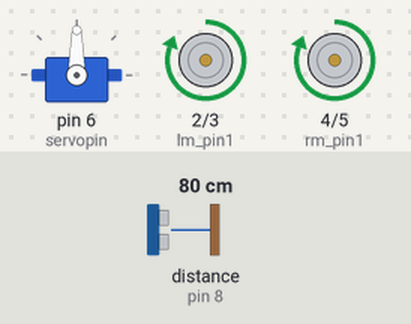
The sketch below on a simulated Arduino Uno, built with avr-gcc and run on an emulated ATmega328P. On the bench: servo, motor-driver pin pairs drawn as motors (green arrow = first pin HIGH = forward, orange = second pin HIGH = backward, longer = more drive). Wiring (inferred from the names in the program): ultrasonic range finder: trigger pin 7; echo pin 8. The test bench sets the inputs (shaded band); at power-on: distance to the obstacle (sensor on pin 8) 80 cm. The echo pulse lasts 58.3 µs per cm.

Above: at 3.2 s.
3.3 s: distance to the obstacle (sensor on pin 8) set to 12 cm
4.8 s: distance to the obstacle (sensor on pin 8) set to 9 cm
At 6.4 s:
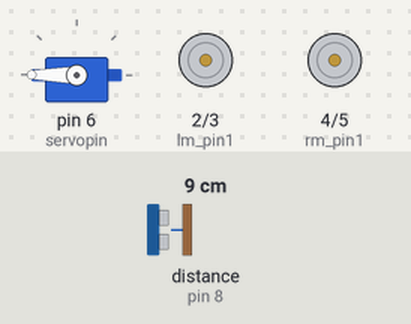
7.6 s: distance to the obstacle (sensor on pin 8) set to 18 cm
At 10.5 s:
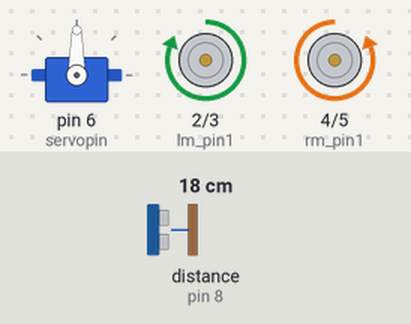
10.6 s: distance to the obstacle (sensor on pin 8) set to 2 cm
At 11.7 s:
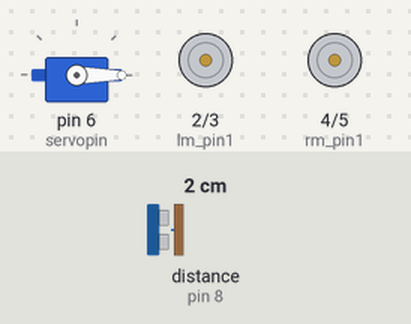
13.5 s: distance to the obstacle (sensor on pin 8) set to 4 cm
Timing chart, 0 to 29.4 s (numbered marks = the images above; inputs shaded):
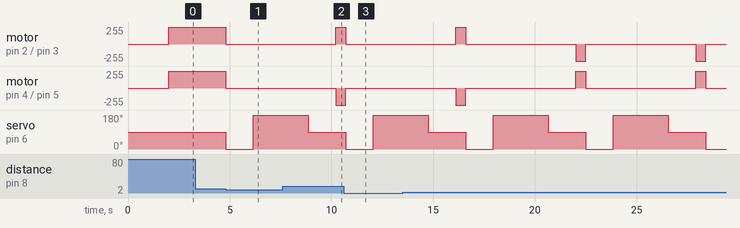

Measured:
- the behaviour switches between 11 and 10 cm on distance to the obstacle (sensor on pin 8) (found by bisection; images 0 and 1)
- after the input at 3.3 s, every drawn part: stays the same
- after the input at 4.8 s, motor on pin 2 (lm_pin1) / pin 3 (lm_pin2), motor on pin 4 (rm_pin1) / pin 5 (rm_pin2): forward 255/255 → stopped at once; servo on pin 6 (servopin): 90° → 0° at once, → 180° 1.4 s later
- after the input at 7.6 s, motor on pin 2 (lm_pin1) / pin 3 (lm_pin2): stopped → forward 255/255 after 2.6 s; motor on pin 4 (rm_pin1) / pin 5 (rm_pin2): stopped → backward 255/255 after 2.6 s
- after the input at 10.6 s, motor on pin 2 (lm_pin1) / pin 3 (lm_pin2): forward 255/255 → stopped after 0.11 s; motor on pin 4 (rm_pin1) / pin 5 (rm_pin2): backward 255/255 → stopped after 0.11 s; servo on pin 6 (servopin): 90° → 0° after 0.11 s, → 180° 1.4 s later

The sketch:

obstacle_avoider_ultrasonic_servo.ino
```cpp
//----------------Libraries--------------------------------------//
#include <Servo.h>       //<-------------Changes
Servo myservo;

//---------------Global declaration---------------------------------------//
int lm_pin1=2;                      //motor
int lm_pin2=3;
int rm_pin1=4;
int rm_pin2=5;
int turn_delay= 500;
int min_dist = 10;


int servopin = 6;                     //servo
int pos = 0; //servo position
int delay_per_degree = 15;

int triggerpin = 7;                   //ultrasonic
int echopin = 8;
int distance,t;
int f_dist,l_dist, r_dist;


//--------------function defination------------------------------------------//
void forward()
{
  digitalWrite(lm_pin1, 1);
  digitalWrite(lm_pin2, 0);
  digitalWrite(rm_pin1, 1);
  digitalWrite(rm_pin2, 0);
}
void turn_left()
{
  digitalWrite(lm_pin1, 0);
  digitalWrite(lm_pin2, 1);
  digitalWrite(rm_pin1, 1);
  digitalWrite(rm_pin2, 0);

  delay(turn_delay);
  Stop();
}
void turn_right()
{
  digitalWrite(lm_pin1, 1);
  digitalWrite(lm_pin2, 0);
  digitalWrite(rm_pin1, 0);
  digitalWrite(rm_pin2, 1);

  delay(turn_delay);
  Stop();

}

void Stop()
{
  digitalWrite(lm_pin1, 0);
  digitalWrite(lm_pin2, 0);
  digitalWrite(rm_pin1, 0);
  digitalWrite(rm_pin2, 0);
}
//-----------------Changes---------------------//
void move_servo(int angle1,int angle2)
{
  int temp_delay = delay_per_degree*abs(angle1-angle2);
  myservo.write(angle2);
  delay(temp_delay);
}

int find_ultra_distance()
{

  digitalWrite(triggerpin, LOW);
  delayMicroseconds(2);
  digitalWrite(triggerpin, HIGH);
  delayMicroseconds(10);
  digitalWrite(triggerpin, LOW);


  digitalRead(echopin);

  t = pulseIn(echopin, HIGH);

  distance = t*(0.034)/2;
  return distance;
}


//----------------setup-------------------------------------------------------//
void setup() {
  Serial.begin(9600);

  myservo.attach(servopin);//<-------------Changes
  myservo.write(90);
  delay(2000);

  pinMode(rm_pin1, OUTPUT);//motor
  pinMode(rm_pin2, OUTPUT);
  pinMode(lm_pin1, OUTPUT);
  pinMode(lm_pin2, OUTPUT);

  pinMode(triggerpin, OUTPUT); //TO ULTRA SONIC SENSOR
  pinMode(echopin, INPUT);   //FORM ULTRA SONIC SENSOR
}


//-----------------loop-------------------------------------------------------//
void loop() {
  f_dist = find_ultra_distance();

  if(f_dist < min_dist)
  {
    Stop();
    move_servo(90,0);
    l_dist = find_ultra_distance();
    move_servo(0,180);
    r_dist = find_ultra_distance();
    move_servo(180,90);
    if(l_dist < r_dist)
    {
      turn_right();
    }
    else
    {
      turn_left();
    }
  }
  else
  {
    forward();
  }

}
```
